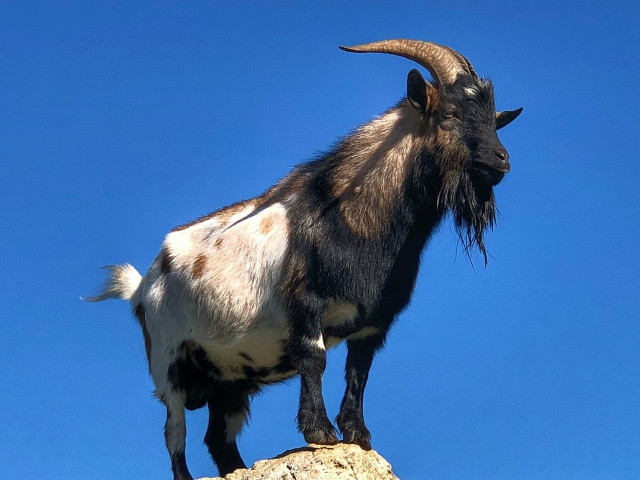
//> input picture server/logic/cmake-build-debug/c.jpg, 1280 x 960 px (shown at 1/2 size)
$ ./process_image   (built with g++ and OpenCV 4)
//> lines starting //> are read from the running program, lines starting //| are printed output that depends on the picture; after the words box and inside, x2 and y2 are one past the last pixel; in counts of white or black regions, pixels touching at a corner belong together
#include <opencv2/core.hpp>
#include <opencv2/imgcodecs.hpp>
#include "opencv2/imgproc.hpp"
#include <iostream>

int threshold_value = 60;
double shrinking_value = 0.1;
int const max_binary_value = 255;


int main() {
    cv::Mat im_gray = imread("/Users/bdmpea/CLionProjects/logic/c.jpg",cv::ImreadModes::IMREAD_GRAYSCALE);
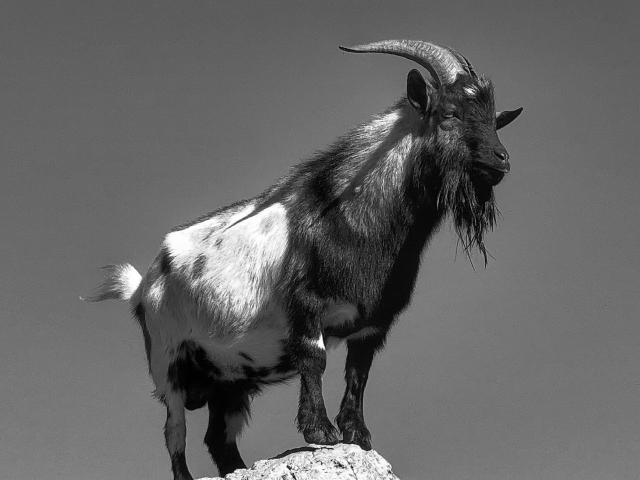
//> im_gray: 960 rows x 1280 cols, CV_8UC1 (shown at 1/2 size); min 0, max 255, mean 100.7
    cv::Mat dst;
    cv::threshold(im_gray, dst, threshold_value, max_binary_value, cv::THRESH_BINARY);
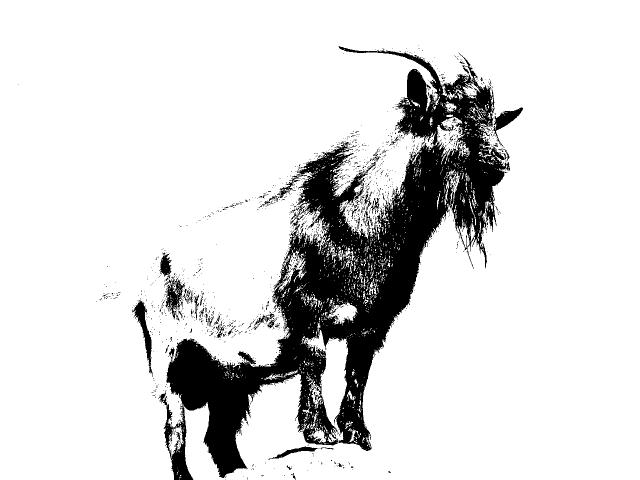
//> dst: 960 rows x 1280 cols, CV_8UC1 (shown at 1/2 size); 86% white; 1573 black regions (1510 under 20 px), largest, box (x1, y1, x2, y2) and area: (316, 92, 1020, 960) 158812, (264, 600, 306, 754) 1666, (329, 553, 370, 637) 1386
    resize(dst, dst, cv::Size(), shrinking_value, shrinking_value, cv::INTER_NEAREST);
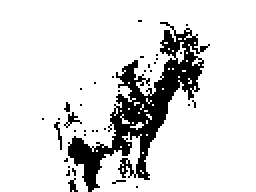
//> dst: 96 rows x 128 cols, CV_8UC1 (shown 2 times larger); 86.2% white; 36 black regions (33 under 20 px), largest, box (x1, y1, x2, y2) and area: (34, 11, 105, 96) 1574, (32, 56, 41, 64) 23, (27, 61, 31, 75) 20
    imwrite("c_new.bmp",  dst);
    for (int i = 0; i < dst.rows; i++) {
        for (int j = 0; j < dst.cols; j++) {
            int value = dst.at<uchar>(i, j) == 255 ? 1 : 0;
            std::cout << value;
        }
        std::cout << "\n";
    }
}
